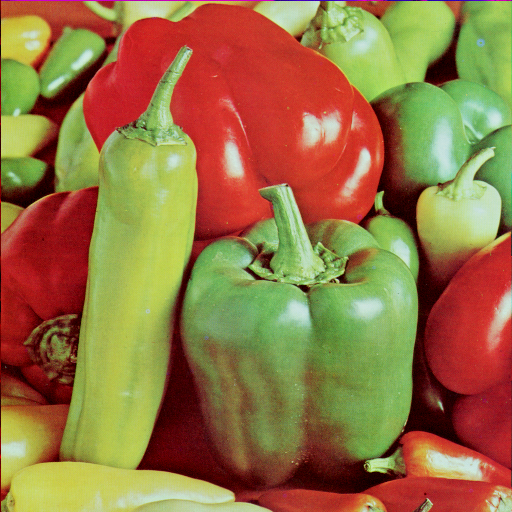
%> input picture Visione Artificiale/imgs/peppers.png, 512 x 512 px
$ octave gradiente_hsv.m   (GNU Octave 9; MATLAB toolbox functions it lacks are replaced by stand-ins)
%> lines starting %> are read from the running program, lines starting %| are printed output that depends on the picture
%% 1. Caricamento immagine e conversione
img_rgb = imread('../imgs/peppers.png'); % Immagine truecolor
%> img_rgb is the input picture: size 512x512x3 uint8; mean R, G, B 149.8, 115.6, 66.5
img_gray = rgb2gray(img_rgb); % Conversione in scala di grigi
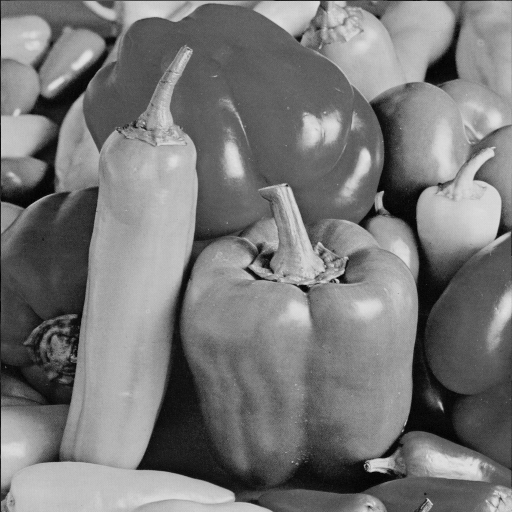
%> img_gray: size 512x512 uint8; min 0, max 228, mean 120.2
img_gray = single(img_gray); % Conversione a float per convoluzioni
%> img_gray: size 512x512 single

%% 2. Calcolo dei gradienti dx e dy tramite convoluzione
dx = conv2(img_gray, [-1 1], 'same'); % Derivata orizzontale
dy = conv2(img_gray, [-1; 1], 'same'); % Derivata verticale
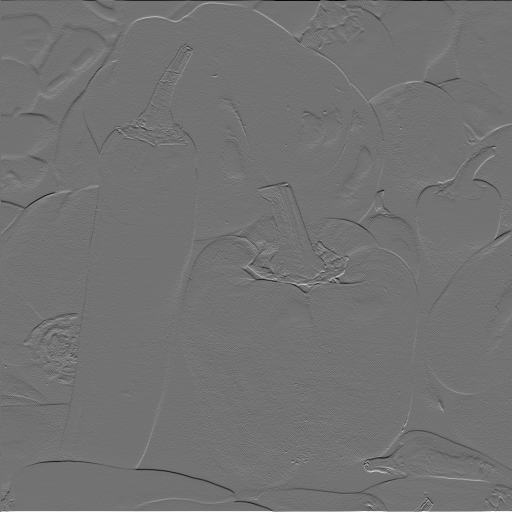
%> dy: size 512x512 single; min -180, max 220, mean 0.1; drawn with min black and max white

%% 3. Modulo e direzione del gradiente
m = sqrt(dx.^2 + dy.^2); % Modulo del gradiente
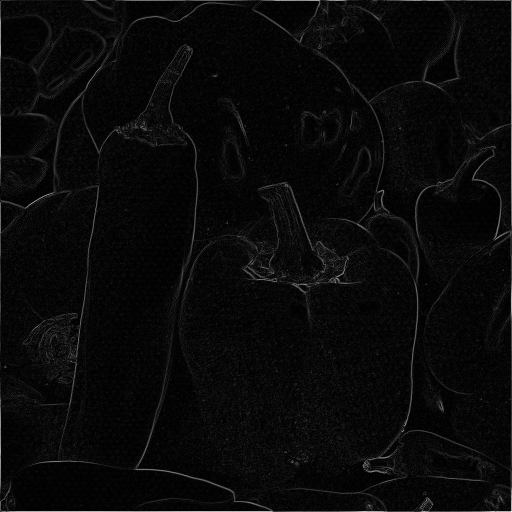
%> m: size 512x512 single; min 0, max 277.2, mean 10.6; drawn with min black and max white
a = atan2(dy, dx); % Direzione (angolo) in [-pi, pi]

%% 4. Codifica dell’angolo del gradiente in [0, 255]
a2 = uint8(255 * (a + pi) / (2 * pi)); % Mapping angolo → range 0–255
a2(m == 0) = 0; % Dove non c'è gradiente, metti nero
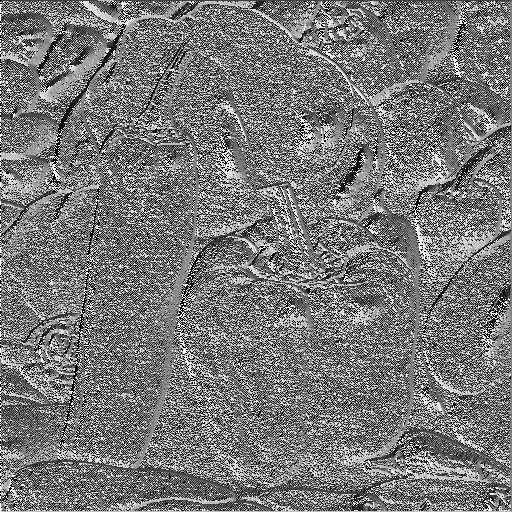
%> a2: size 512x512 uint8; min 0, max 255, mean 120.4

%% 5. Visualizzazione
figure;
imshow(img_rgb);
title('Immagine Truecolor (RGB)');

figure;
imshow(img_gray, []);
title('Scala di grigi');

figure;
imshow(m, []);
title('Modulo del gradiente');

figure;
imshow(a2, hsv(256));
title('Direzione del gradiente (HSV)');

%% 6. Sogliatura: evidenzia contorni forti
figure;
imshow(m > 128, []);
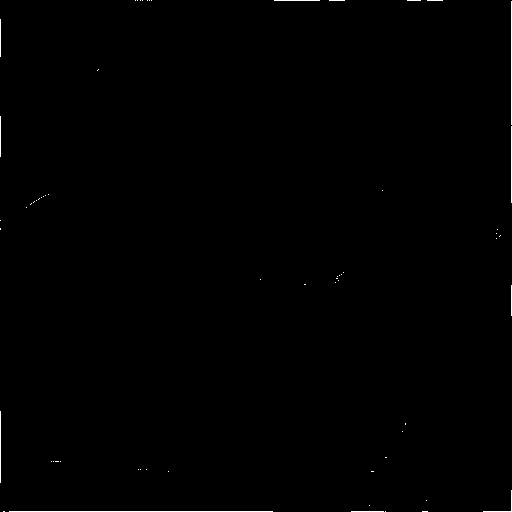
%> displayed picture: size 512x512, on the screen's scale of 0 to 255; 0.34% white in thin lines or dots
title('Contorni forti (m > 128)');

figure;
imshow(m > 30, []);
title('Contorni leggeri (m > 30)');

figure;
imshow(m > 10, []);
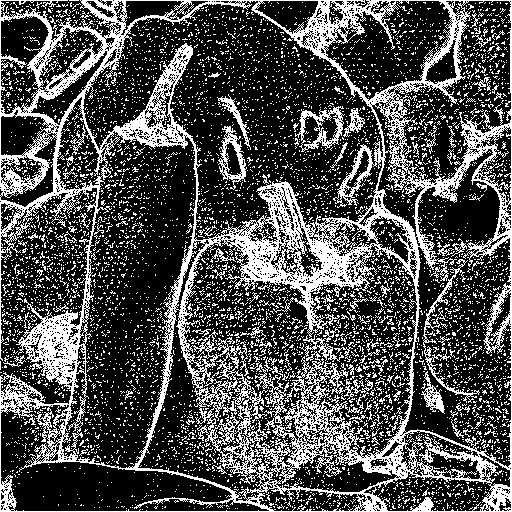
%> displayed picture: size 512x512, on the screen's scale of 0 to 255; 30.8% white in thin lines or dots
title('Contorni lievi (m > 10)');

%% 🔎 7. Extra: Tavolozze e HSV semplificata
% Visualizza la tavolozza HSV con 8 colori (per esplorazione)
disp('HSV Palette (8 colori):');
hsvPalette = round(255 * hsv(8));
disp(hsvPalette);

% Visualizza la direzione del gradiente con solo 16 colori
figure;
imshow(a2, hsv(16));
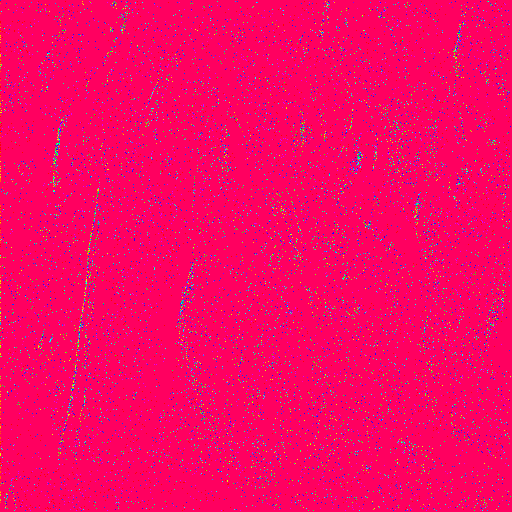
%> displayed picture: size 512x512x3, on the screen's scale of 0 to 255; mean R, G, B 246.8, 6.1, 99.9
title('Direzione con HSV a 16 colori');

$ run again, with Visione Artificiale/imgs/airport.png copied over Visione Artificiale/imgs/peppers.png
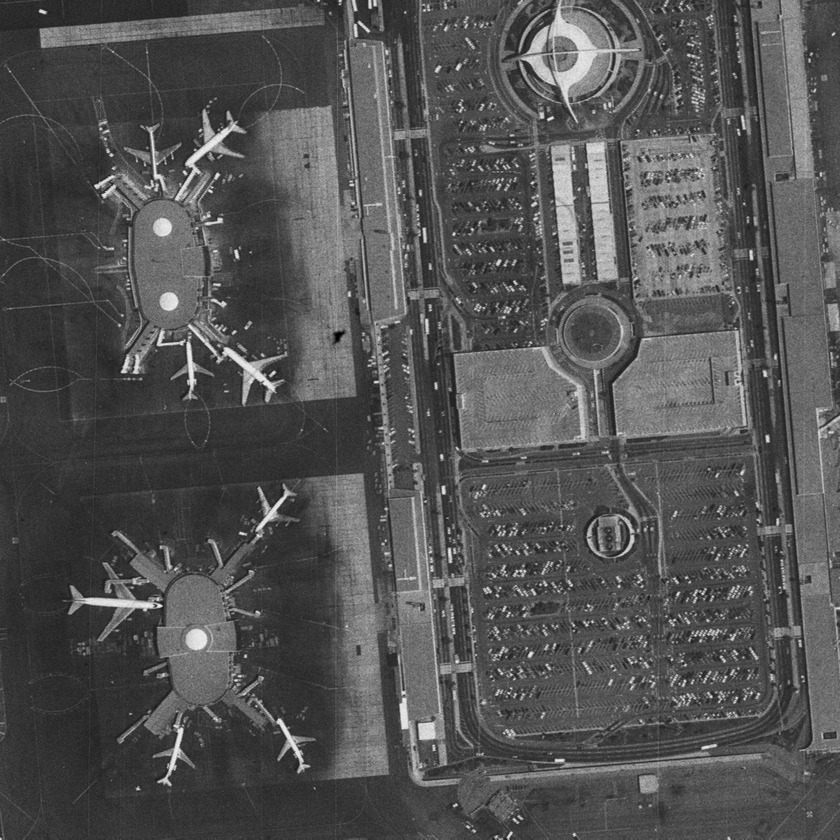
%> input picture Visione Artificiale/imgs/airport.png, 840 x 840 px, shrunk from 1024 x 1024 before the run
%> img_rgb is the input picture: size 840x840 uint8; min 0, max 240, mean 83
%> `imshow(m > 128, []);`:
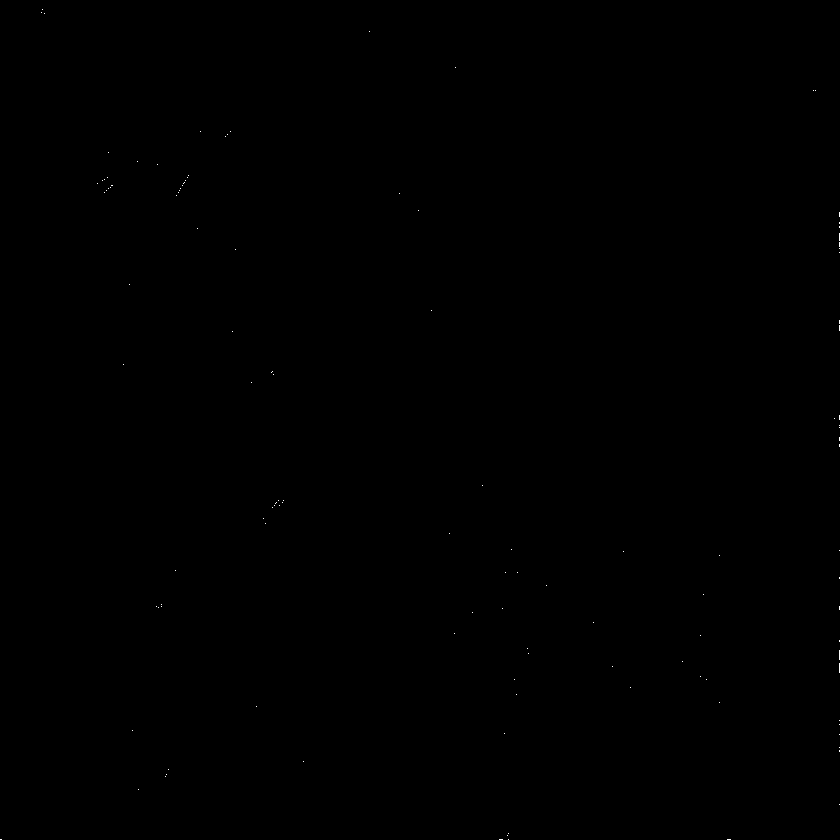
%> displayed picture: size 840x840, on the screen's scale of 0 to 255; 0.03% white in thin lines or dots
%> `imshow(a2, hsv(16));`:
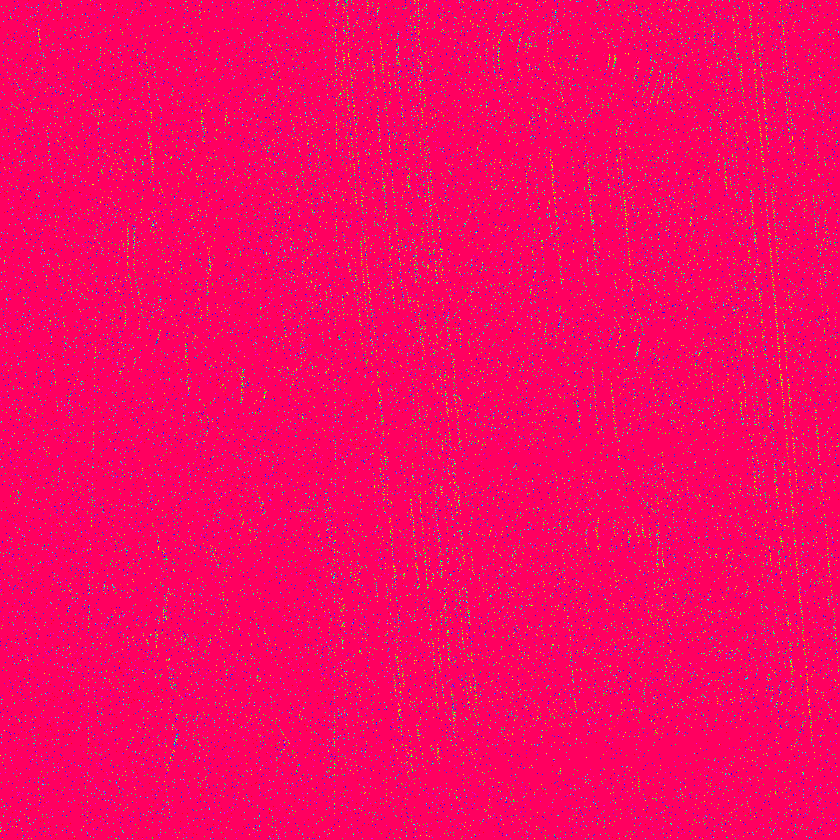
%> displayed picture: size 840x840x3, on the screen's scale of 0 to 255; mean R, G, B 246.4, 7.7, 99.1

$ run again, with Visione Artificiale/imgs/baboon.png copied over Visione Artificiale/imgs/peppers.png
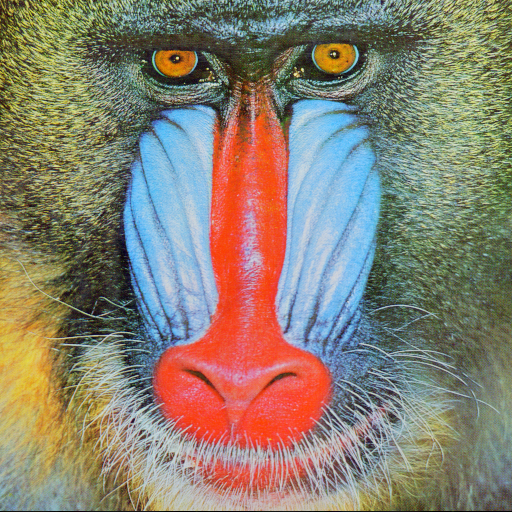
%> input picture Visione Artificiale/imgs/baboon.png, 512 x 512 px
%> img_rgb is the input picture: size 512x512x3 uint8; mean R, G, B 137.4, 128.9, 113.1
%> `imshow(m > 128, []);`:
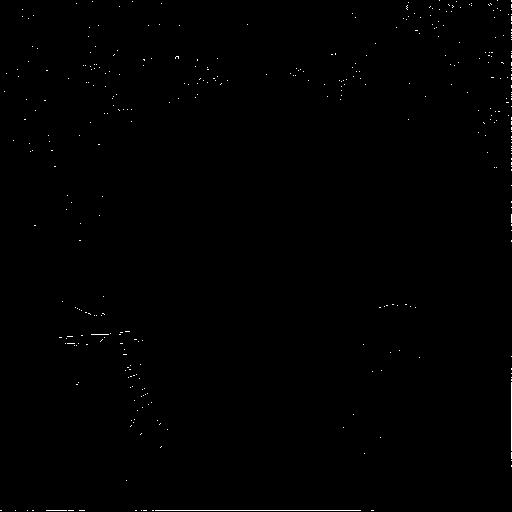
%> displayed picture: size 512x512, on the screen's scale of 0 to 255; 0.32% white in thin lines or dots
%> `imshow(a2, hsv(16));`:
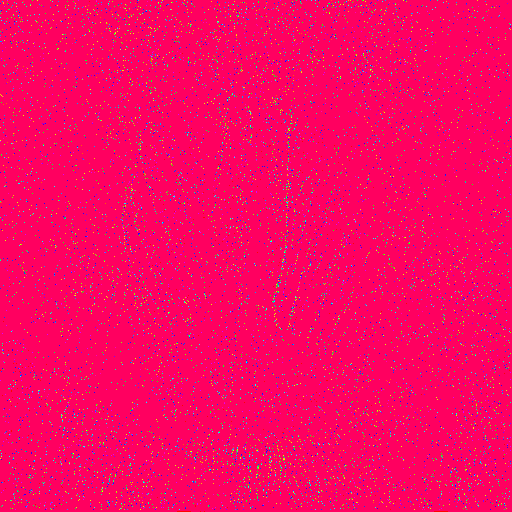
%> displayed picture: size 512x512x3, on the screen's scale of 0 to 255; mean R, G, B 247.9, 6.4, 98.7

$ run again, with Visione Artificiale/imgs/barbara.png copied over Visione Artificiale/imgs/peppers.png
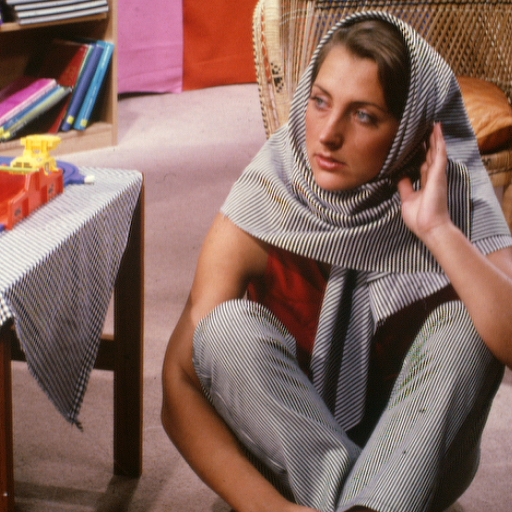
%> input picture Visione Artificiale/imgs/barbara.png, 512 x 512 px
%> img_rgb is the input picture: size 512x512x3 uint8; mean R, G, B 134.5, 104.1, 95.7
%> `imshow(a2, hsv(16));`:
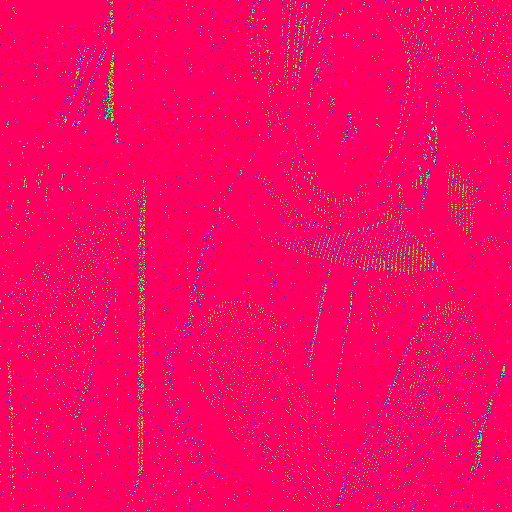
%> displayed picture: size 512x512x3, on the screen's scale of 0 to 255; mean R, G, B 245.6, 8.4, 99.1
